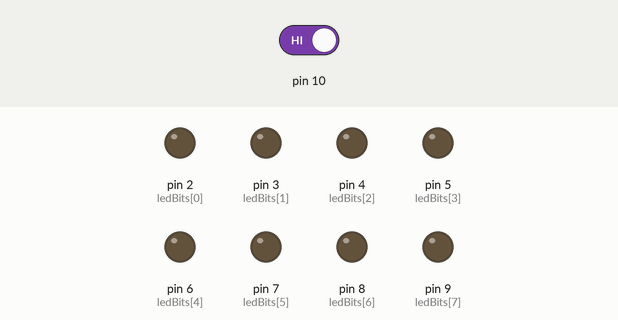
Bench run of a sketch on a simulated Arduino Uno, built with avr-gcc and run on an emulated ATmega328P. Parts: output pins drawn as LEDs (lit = HIGH). Dashed ring = blinking. The inputs (shaded band) are chosen by the test bench; at power-on: pin 10 HIGH.

Above: at 1.2 s.
1.3 s: pin 10 driven LOW
At 2.35 s:
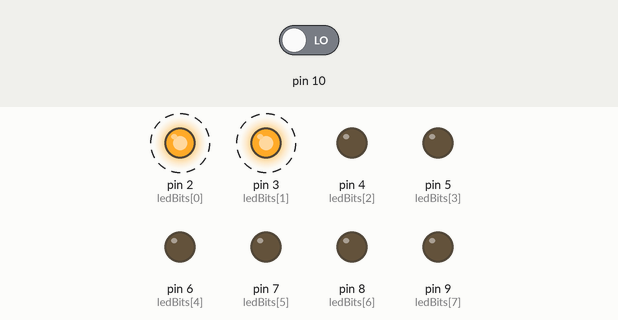
4.3 s: pin 10 driven HIGH
At 5.0 s:
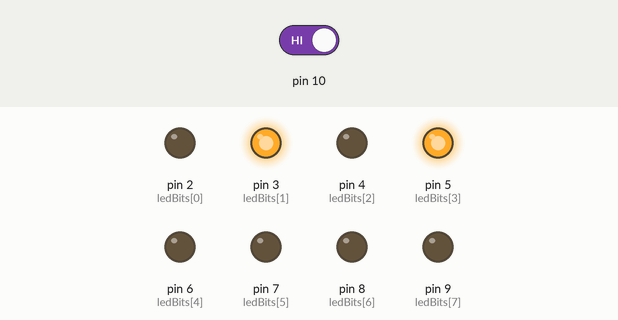
5.8 s: pin 10 driven LOW
At 7.45 s:
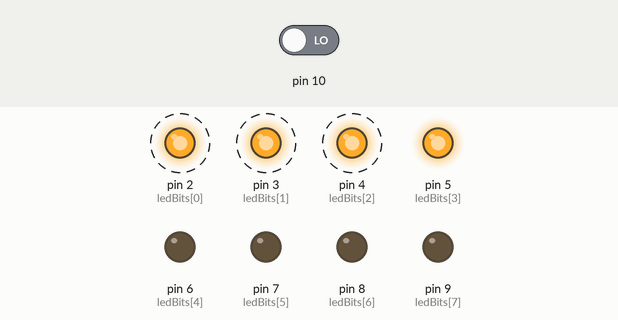
Timing chart, 0 to 25.6 s (numbered marks = the images above; inputs shaded):
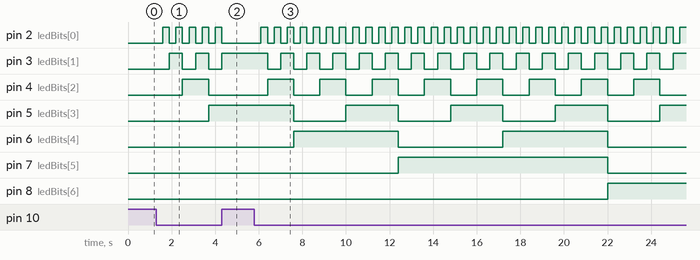

The sketch:

3.Output_binario.ino
```cpp
const int ledBits[8]={2,3,4,5,6,7,8,9};
int decimal =0;


void setup() {
  // put your setup code here, to run once:
  for(int i=0;i<8;i++){
    pinMode(ledBits[i],OUTPUT);
}
  pinMode(10,INPUT);
}

void loop() {
  // put your main code here, to run repeatedly:

  if(digitalRead(10)==LOW){
  	decimal++;
    delay(300);
  }

  for(int i = 0; i < 8; i++){
    digitalWrite(ledBits[i], bitRead(decimal,i));
  }
}
```

Measured:
- after the input at 1.3 s, pin 2 (ledBits[0]): alternates HIGH for 0.30 s and LOW for 0.30 s, starting after 0.30 s; pin 3 (ledBits[1]): alternates HIGH for 0.60 s and LOW for 0.60 s, starting after 0.60 s; pin 4 (ledBits[2]): LOW → HIGH after 1.2 s, → LOW 1.2 s later; pin 5 (ledBits[3]): LOW → HIGH after 2.4 s
- after the input at 4.3 s, pin 2 (ledBits[0]): goes on until 4.3 s, then stays LOW; pin 3 (ledBits[1]): goes on until 4.3 s, then stays HIGH; pin 4 (ledBits[2]): stays LOW (without the input it goes to HIGH after 0.60 s)
- after the input at 5.8 s, pin 2 (ledBits[0]): alternates HIGH for 0.30 s and LOW for 0.30 s, starting after 0.30 s; pin 3 (ledBits[1]): alternates HIGH for 0.60 s and LOW for 0.60 s, starting after 0.60 s
